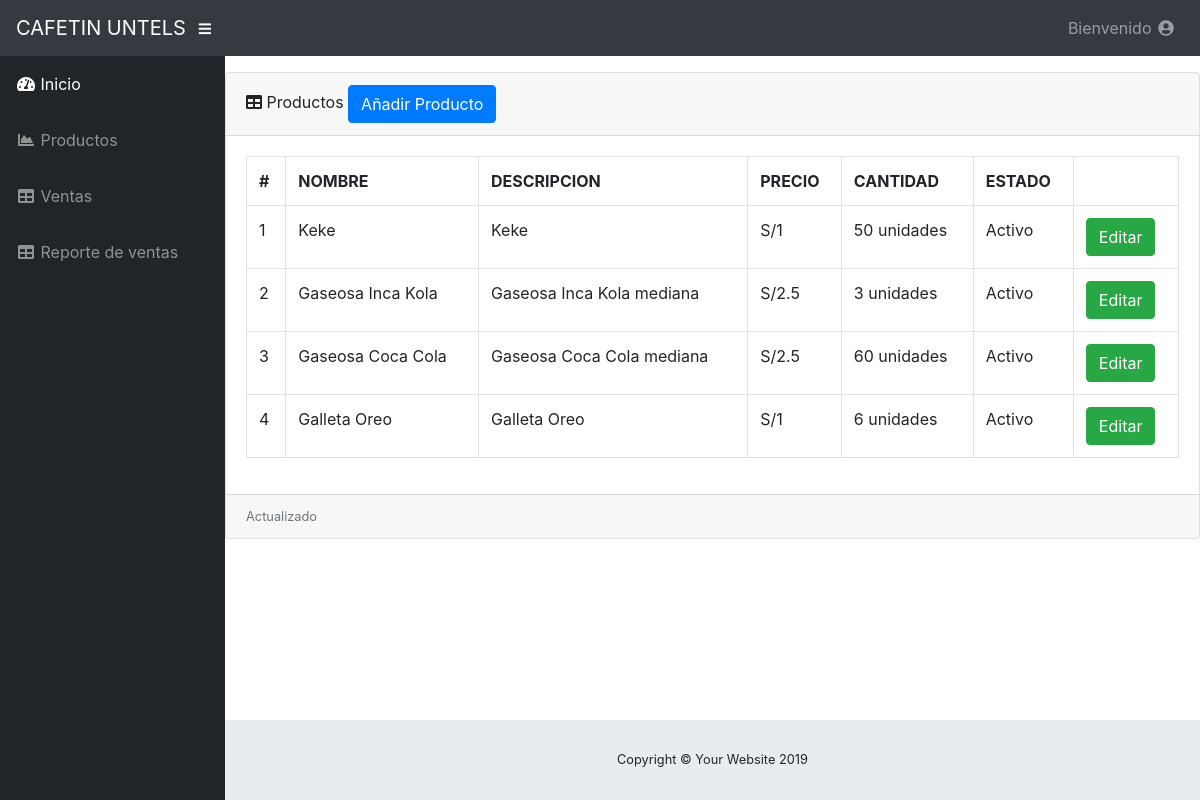
The page /cafetin/vistas/producto.php on the database its author committed.
### tables this page shows
CREATE TABLE `productos` (
  `idproducto` int(11) NOT NULL,
  `nombre_producto` varchar(50) NOT NULL,
  `descripcion` varchar(100) NOT NULL,
  `precio` double NOT NULL,
  `cantidad` int(11) NOT NULL,
  `estado` varchar(20) NOT NULL
);

### cafetin/modelo/conexion.php (called while the page is built, shortened)
<?php
class Conexion{
		private $conexion;
		function __construct(){
			$this->conexion = mysqli_connect("localhost","root","12345678","cafeteria");
		}
		public function getConexion(){
			return $this->conexion;
		}
}
?>

### cafetin/modelo/clproductos.php (the view, shortened to what this page needs)
<?php
require_once "conexion.php";
class Producto{
	public function listar(){
		$conectar = new Conexion();
		$sql = "select * from productos";
		$resultado = mysqli_query($conectar->getConexion(),$sql);
		echo "<table class='table table-bordered' width='100%' cellspacing='0' >
			  <tr>
			  	<th>#</th>
			  	<th>NOMBRE</th>
			  	<th>DESCRIPCION</th>
			  	<th>PRECIO</th>
			  	<th>CANTIDAD</th>
			  	<th>ESTADO</th>
			  	<th></th>
			  </tr>	";
		while ( $columna = mysqli_fetch_array($resultado) ){
			echo   "<tr>
						<td>".$columna['idproducto']."</td>
						<td>".$columna['nombre_producto']."</td>
						<td>".$columna['descripcion']."</td>
						<td>S/".$columna['precio']."</td>
						<td>".$columna['cantidad']." unidades</td>
						<td>".$columna['estado']."</td>
						<td><a class='btn btn-success btn-xs' href='../controlador/editarprod.php?id=".$columna['idproducto']."'>Editar</a></td>
				    </tr>";
		}
		echo "</table>";
	}
}
?>

### rows shown on the page
productos: idproducto "1", nombre_producto "Keke", descripcion "Keke", precio "1", cantidad "50", estado "Activo"
productos: idproducto "2", nombre_producto "Gaseosa Inca Kola", descripcion "Gaseosa Inca Kola mediana", precio "2.5", cantidad "3", estado "Activo"
productos: idproducto "3", nombre_producto "Gaseosa Coca Cola", descripcion "Gaseosa Coca Cola mediana", precio "2.5", cantidad "60", estado "Activo"
productos: idproducto "4", nombre_producto "Galleta Oreo", descripcion "Galleta Oreo", precio "1", cantidad "6", estado "Activo"
